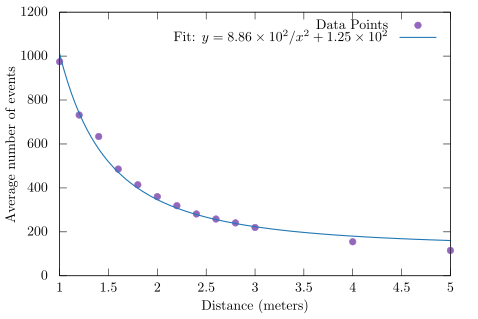

Source code (gnuplot):
set datafile separator ','

set terminal tikz size 12cm,8cm
set output 'fit.tex'

# Define functions
f1(x) = c1 + a1 / x**2
f2(x) = c2 + a2 / x**3
f3(x) = c3 + a3 / x**4
f4(x) = a4 * exp(b4 * x)

# Improved initial guesses
a1 = 1000; c1 = 100
a2 = 1000; c2 = 100
a3 = 1000; c3 = 100
a4 = 1000; b4 = -1

# Fit the data
fit f1(x) 'data.csv' using 1:2 via a1, c1
fit f2(x) 'data.csv' using 1:2 via a2, c2
fit f3(x) 'data.csv' using 1:2 via a3, c3
fit f4(x) 'data.csv' using 1:2 via a4, b4

set xlabel 'Distance (meters)'
set ylabel 'Average number of events'

# Define custom colors for the plots
set style line 1 lc rgb '#1f77b4' lw 2 # Blue for f1
set style line 2 lc rgb '#ff7f0e' lw 2 # Orange for f2
set style line 3 lc rgb '#2ca02c' lw 2 # Green for f3
set style line 4 lc rgb '#d62728' lw 2 # Red for f4
set style line 5 lc rgb '#9467bd' pt 7 ps 1.5 # Purple for data points

# Plot with better colors and legend formatting
set samples 100
set xrange [1:5]
set yrange [0:1200]
plot 'data.csv' using 1:2 with points linestyle 5 title 'Data Points', \
     f1(x) with lines linestyle 1 title sprintf("Fit: $y = %.2f \\times 10^{%d} / x^2 + %.2f \\times 10^{%d}$", a1/10**int(log10(a1)), int(log10(a1)), c1/10**int(log10(c1)), int(log10(c1))), \
     #f2(x) with lines linestyle 2 title sprintf("Fit: $y = %.2f \\times 10^{%d} / x^3 + %.2f \\times 10^{%d}$", a2/10**int(log10(a2)), int(log10(a2)), c2/10**int(log10(c2)), int(log10(c2))), \
     #f3(x) with lines linestyle 3 title sprintf("Fit: $y = %.2f \\times 10^{%d} / x^4 + %.2f \\times 10^{%d}$", a3/10**int(log10(a3)), int(log10(a3)), c3/10**int(log10(c3)), int(log10(c3))), \
     #f4(x) with lines linestyle 4 title sprintf("Fit: $y = %.2f \\times 10^{%d} \\cdot e^{%.2f \\cdot x}$", a4/10**int(log10(a4)), int(log10(a4)), b4)
